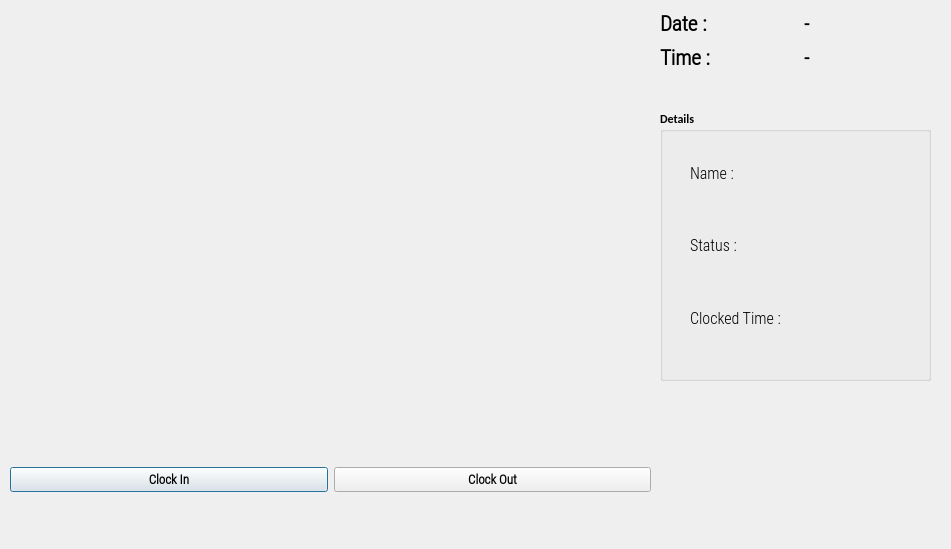
<?xml version="1.0" encoding="UTF-8"?>
<ui version="4.0">
 <class>OutputDialog</class>
 <widget class="QDialog" name="OutputDialog">
  <property name="geometry">
   <rect>
    <x>0</x>
    <y>0</y>
    <width>951</width>
    <height>549</height>
   </rect>
  </property>
  <property name="minimumSize">
   <size>
    <width>0</width>
    <height>0</height>
   </size>
  </property>
  <property name="maximumSize">
   <size>
    <width>1280</width>
    <height>720</height>
   </size>
  </property>
  <property name="font">
   <font>
    <family>Calibri</family>
    <weight>75</weight>
    <bold>true</bold>
   </font>
  </property>
  <property name="windowTitle">
   <string>Face Recognition Attendance App</string>
  </property>
  <property name="windowIcon">
   <iconset resource="resource.qrc">
    <normaloff>:/icon/icon.png</normaloff>:/icon/icon.png</iconset>
  </property>
  <widget class="QLabel" name="imgLabel">
   <property name="geometry">
    <rect>
     <x>10</x>
     <y>10</y>
     <width>551</width>
     <height>371</height>
    </rect>
   </property>
   <property name="minimumSize">
    <size>
     <width>4</width>
     <height>0</height>
    </size>
   </property>
   <property name="maximumSize">
    <size>
     <width>640</width>
     <height>480</height>
    </size>
   </property>
   <property name="text">
    <string/>
   </property>
  </widget>
  <widget class="QWidget" name="horizontalLayoutWidget">
   <property name="geometry">
    <rect>
     <x>10</x>
     <y>440</y>
     <width>641</width>
     <height>80</height>
    </rect>
   </property>
   <layout class="QHBoxLayout" name="horizontalLayout">
    <item>
     <widget class="QPushButton" name="ClockInButton">
      <property name="font">
       <font>
        <family>Roboto Condensed Light</family>
        <pointsize>10</pointsize>
        <weight>75</weight>
        <bold>true</bold>
       </font>
      </property>
      <property name="text">
       <string>Clock In</string>
      </property>
      <property name="checkable">
       <bool>true</bool>
      </property>
     </widget>
    </item>
    <item>
     <widget class="QPushButton" name="ClockOutButton">
      <property name="font">
       <font>
        <family>Roboto Condensed Light</family>
        <pointsize>10</pointsize>
        <weight>75</weight>
        <bold>true</bold>
       </font>
      </property>
      <property name="text">
       <string>Clock Out</string>
      </property>
      <property name="checkable">
       <bool>true</bool>
      </property>
     </widget>
    </item>
   </layout>
  </widget>
  <widget class="QWidget" name="gridLayoutWidget">
   <property name="geometry">
    <rect>
     <x>660</x>
     <y>10</y>
     <width>281</width>
     <height>61</height>
    </rect>
   </property>
   <layout class="QGridLayout" name="gridLayout_2">
    <item row="0" column="0">
     <widget class="QLabel" name="label">
      <property name="font">
       <font>
        <family>Roboto Condensed Light</family>
        <pointsize>16</pointsize>
        <weight>75</weight>
        <bold>true</bold>
       </font>
      </property>
      <property name="text">
       <string>Date :</string>
      </property>
     </widget>
    </item>
    <item row="0" column="1">
     <widget class="QLabel" name="Date_Label">
      <property name="font">
       <font>
        <family>Roboto Condensed Light</family>
        <pointsize>15</pointsize>
        <weight>75</weight>
        <bold>true</bold>
       </font>
      </property>
      <property name="text">
       <string>-</string>
      </property>
     </widget>
    </item>
    <item row="1" column="0">
     <widget class="QLabel" name="label_2">
      <property name="font">
       <font>
        <family>Roboto Condensed Light</family>
        <pointsize>16</pointsize>
        <weight>75</weight>
        <bold>true</bold>
       </font>
      </property>
      <property name="text">
       <string>Time :</string>
      </property>
     </widget>
    </item>
    <item row="1" column="1">
     <widget class="QLabel" name="Time_Label">
      <property name="font">
       <font>
        <family>Roboto Condensed Light</family>
        <pointsize>15</pointsize>
        <weight>75</weight>
        <bold>true</bold>
       </font>
      </property>
      <property name="text">
       <string>-</string>
      </property>
     </widget>
    </item>
   </layout>
  </widget>
  <widget class="QGroupBox" name="groupBox">
   <property name="geometry">
    <rect>
     <x>660</x>
     <y>110</y>
     <width>271</width>
     <height>271</height>
    </rect>
   </property>
   <property name="title">
    <string>Details</string>
   </property>
   <widget class="QWidget" name="verticalLayoutWidget">
    <property name="geometry">
     <rect>
      <x>30</x>
      <y>30</y>
      <width>100</width>
      <height>211</height>
     </rect>
    </property>
    <layout class="QVBoxLayout" name="verticalLayout">
     <item>
      <widget class="QLabel" name="label_3">
       <property name="font">
        <font>
         <family>Roboto Condensed Light</family>
         <pointsize>12</pointsize>
         <weight>50</weight>
         <bold>false</bold>
        </font>
       </property>
       <property name="text">
        <string>Name : </string>
       </property>
      </widget>
     </item>
     <item>
      <widget class="QLabel" name="label_4">
       <property name="font">
        <font>
         <family>Roboto Condensed Light</family>
         <pointsize>12</pointsize>
         <weight>50</weight>
         <bold>false</bold>
        </font>
       </property>
       <property name="text">
        <string>Status :</string>
       </property>
      </widget>
     </item>
     <item>
      <widget class="QLabel" name="label_5">
       <property name="font">
        <font>
         <family>Roboto Condensed Light</family>
         <pointsize>12</pointsize>
         <weight>50</weight>
         <bold>false</bold>
        </font>
       </property>
       <property name="text">
        <string>Clocked Time : </string>
       </property>
      </widget>
     </item>
    </layout>
   </widget>
   <widget class="QWidget" name="verticalLayoutWidget_2">
    <property name="geometry">
     <rect>
      <x>120</x>
      <y>30</y>
      <width>131</width>
      <height>211</height>
     </rect>
    </property>
    <layout class="QVBoxLayout" name="verticalLayout_2">
     <item>
      <widget class="QLabel" name="NameLabel">
       <property name="font">
        <font>
         <family>Roboto Condensed Light</family>
         <pointsize>12</pointsize>
         <weight>50</weight>
         <bold>false</bold>
        </font>
       </property>
       <property name="text">
        <string/>
       </property>
      </widget>
     </item>
     <item>
      <widget class="QLabel" name="StatusLabel">
       <property name="font">
        <font>
         <family>Roboto Condensed Light</family>
         <pointsize>12</pointsize>
         <weight>50</weight>
         <bold>false</bold>
        </font>
       </property>
       <property name="text">
        <string/>
       </property>
      </widget>
     </item>
     <item>
      <layout class="QHBoxLayout" name="horizontalLayout_2">
       <item>
        <widget class="QLabel" name="HoursLabel">
         <property name="font">
          <font>
           <family>Roboto Condensed Light</family>
           <pointsize>12</pointsize>
           <weight>50</weight>
           <bold>false</bold>
          </font>
         </property>
         <property name="text">
          <string/>
         </property>
        </widget>
       </item>
       <item>
        <widget class="QLabel" name="MinLabel">
         <property name="font">
          <font>
           <family>Roboto Condensed Light</family>
           <pointsize>12</pointsize>
           <weight>50</weight>
           <bold>false</bold>
          </font>
         </property>
         <property name="text">
          <string/>
         </property>
        </widget>
       </item>
      </layout>
     </item>
    </layout>
   </widget>
  </widget>
 </widget>
 <resources>
  <include location="resource.qrc"/>
 </resources>
 <connections/>
</ui>
